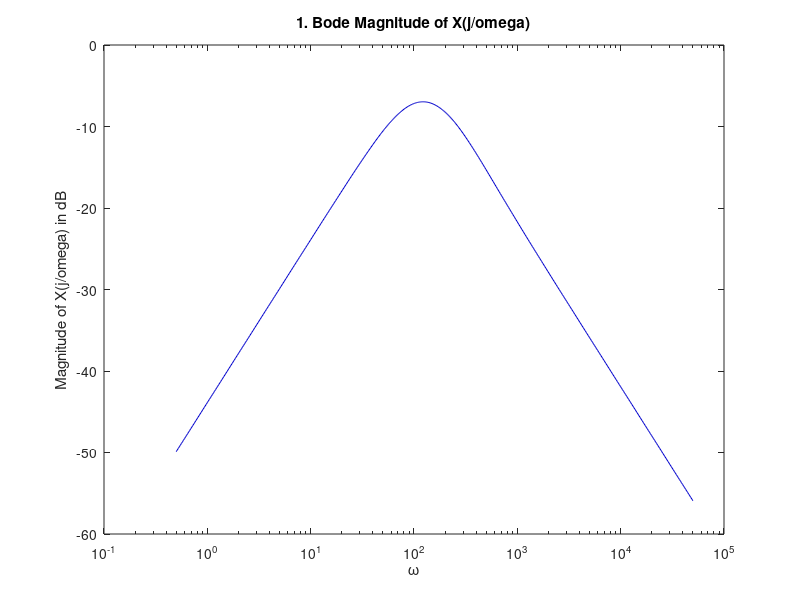

Reproduce this figure in MATLAB. (Note: this script raises an error after producing the figure.)
% Aaron Bruner
% C16480080
% MATLAB 5
clear; clc; close all;

%1
w = 0.5 .* logspace(0,5,500);
Xjw = 80.*1i.*w.*(60+1i.*w).*(400+1i.*w)./((80+1i.*w).*(100+1i.*w).*(150+1i.*w).*(250+1i.*w));
hmag = 20*log10(abs(Xjw));

figure();
semilogx(w,hmag,'LineStyle','-','Color',[0,0,0.8]);
title('1. Bode Magnitude of X(j/omega)');
ylabel('Magnitude of X(j/omega) in dB');
xlabel('\omega');

%2
maxVal = max(hmag);
fprintf('The max value of the Bode magnitude plot is db is: %0.2fdB.\n', maxVal);
if maxVal < 0
    fprintf('The filter is passive.\n\n');
else
    fprintf('The filter is active.\n\n');
end

%3
check = 0; i = 1;
while i < width(hmag)
    if (hmag(i) > max(hmag-20) && check == 0)
        lowFreq = i;
        check = 1;
    end
    if (check == 1)
        if (hmag(i) < max(hmag-20))
            highFreq = i;
            break;
        end
    end
    i = i + 1;
end

fprintf('The lower frequency is ωL = %f\n', w(lowFreq-1));
fprintf('The upper frequency is ωU = %f\n', w(highFreq));
fprintf('The 20db bandwidth of this filter is = %f\n', w(highFreq) - w(lowFreq));

%4
figure();
semilogx(w(2:end),diff(hmag)./diff(log10(w)),'LineStyle','-','Color',[0,0,0.8]);
title('4. Slope of X(jw)');
ylabel('dB');
xlabel('Decade');

%5
figure();
semilogx(w,angle(Xjw),'LineStyle','-','Color',[0,0,0.8]);
title('5. Bode phase plot');
ylabel('Phase of X(j/omega) in dB');
xlabel('\omega');

%6
figure();
semilogx(w(2:end),-1*diff(angle(Xjw))/0.01,'LineStyle','-','Color',[0,0.8,0],'LineWidth',2);
title('6. Group Delay Plot');
ylabel('D(w)');
xlabel('time(w)');

%7
groupDelay = -1.*diff(angle(Xjw))./diff(log10(w));
wLow = w(lowFreq-1);
wHigh = w(highFreq);
Davg = 1/(wHigh - wLow)*sum(groupDelay(lowFreq-1:highFreq).*diff(w(lowFreq-2:highFreq)));
fprintf('\nThe average group dealy is = %f\n', Davg);

DMES = sum(abs(groupDelay(lowFreq-1:highFreq)-Davg).^2./diff(w(lowFreq-2:highFreq)));
fprintf('The Mean Squared Error is = %f\n',DMES);

norm = sqrt(DMES/(wHigh-wLow))/Davg*100;
fprintf('The normalized value is = %f\n', norm);